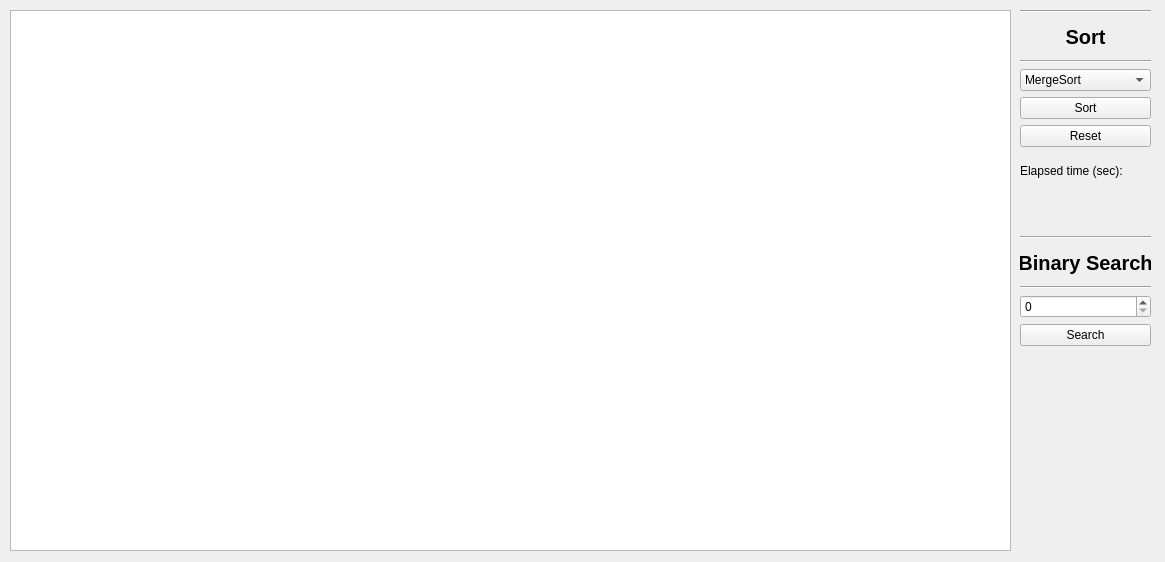
<?xml version="1.0" encoding="UTF-8"?>
<ui version="4.0">
 <class>MainWindow</class>
 <widget class="QMainWindow" name="MainWindow">
  <property name="geometry">
   <rect>
    <x>0</x>
    <y>0</y>
    <width>1165</width>
    <height>562</height>
   </rect>
  </property>
  <property name="windowTitle">
   <string>MainWindow</string>
  </property>
  <widget class="QWidget" name="centralwidget">
   <widget class="QGraphicsView" name="visualiser">
    <property name="geometry">
     <rect>
      <x>10</x>
      <y>10</y>
      <width>1001</width>
      <height>541</height>
     </rect>
    </property>
   </widget>
   <widget class="QWidget" name="layoutWidget">
    <property name="geometry">
     <rect>
      <x>1020</x>
      <y>10</y>
      <width>131</width>
      <height>336</height>
     </rect>
    </property>
    <layout class="QVBoxLayout" name="verticalLayout">
     <item>
      <widget class="Line" name="line_4">
       <property name="orientation">
        <enum>Qt::Horizontal</enum>
       </property>
      </widget>
     </item>
     <item>
      <widget class="QLabel" name="label_2">
       <property name="font">
        <font>
         <pointsize>15</pointsize>
         <bold>true</bold>
        </font>
       </property>
       <property name="text">
        <string>Sort</string>
       </property>
       <property name="alignment">
        <set>Qt::AlignCenter</set>
       </property>
      </widget>
     </item>
     <item>
      <widget class="Line" name="line">
       <property name="orientation">
        <enum>Qt::Horizontal</enum>
       </property>
      </widget>
     </item>
     <item>
      <widget class="QComboBox" name="comboBox">
       <item>
        <property name="text">
         <string>MergeSort</string>
        </property>
       </item>
       <item>
        <property name="text">
         <string>QuickSort</string>
        </property>
       </item>
       <item>
        <property name="text">
         <string>HeapSort</string>
        </property>
       </item>
      </widget>
     </item>
     <item>
      <widget class="QPushButton" name="sortBtn">
       <property name="text">
        <string>Sort</string>
       </property>
      </widget>
     </item>
     <item>
      <widget class="QPushButton" name="pushButton">
       <property name="text">
        <string>Reset</string>
       </property>
      </widget>
     </item>
     <item>
      <widget class="QLabel" name="label">
       <property name="font">
        <font>
         <fontweight>DemiBold</fontweight>
        </font>
       </property>
       <property name="text">
        <string>Elapsed time (sec):</string>
       </property>
      </widget>
     </item>
     <item>
      <widget class="QLabel" name="timeLbl">
       <property name="text">
        <string/>
       </property>
      </widget>
     </item>
     <item>
      <widget class="Line" name="line_3">
       <property name="orientation">
        <enum>Qt::Horizontal</enum>
       </property>
      </widget>
     </item>
     <item>
      <widget class="QLabel" name="label_3">
       <property name="font">
        <font>
         <pointsize>15</pointsize>
         <bold>true</bold>
        </font>
       </property>
       <property name="text">
        <string>Binary Search</string>
       </property>
       <property name="alignment">
        <set>Qt::AlignCenter</set>
       </property>
      </widget>
     </item>
     <item>
      <widget class="Line" name="line_2">
       <property name="orientation">
        <enum>Qt::Horizontal</enum>
       </property>
      </widget>
     </item>
     <item>
      <widget class="QSpinBox" name="searchBox">
       <property name="maximum">
        <number>199</number>
       </property>
      </widget>
     </item>
     <item>
      <widget class="QPushButton" name="searchBtn">
       <property name="text">
        <string>Search</string>
       </property>
      </widget>
     </item>
    </layout>
   </widget>
  </widget>
 </widget>
 <resources/>
 <connections/>
</ui>
